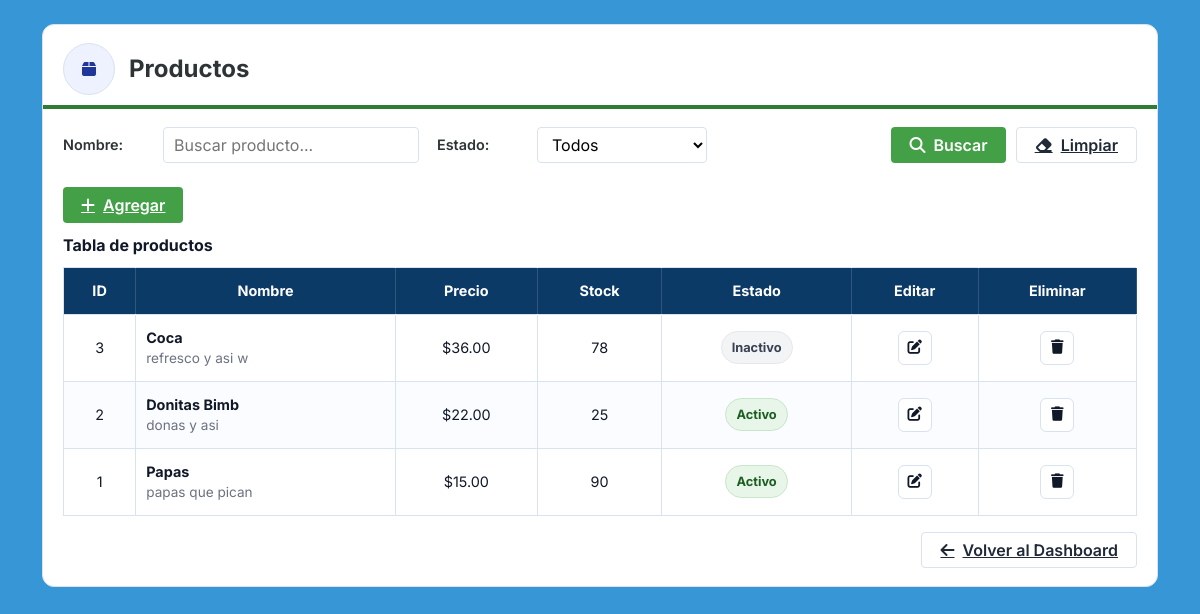
The page /productos (signed in) on the database as committed earlier.
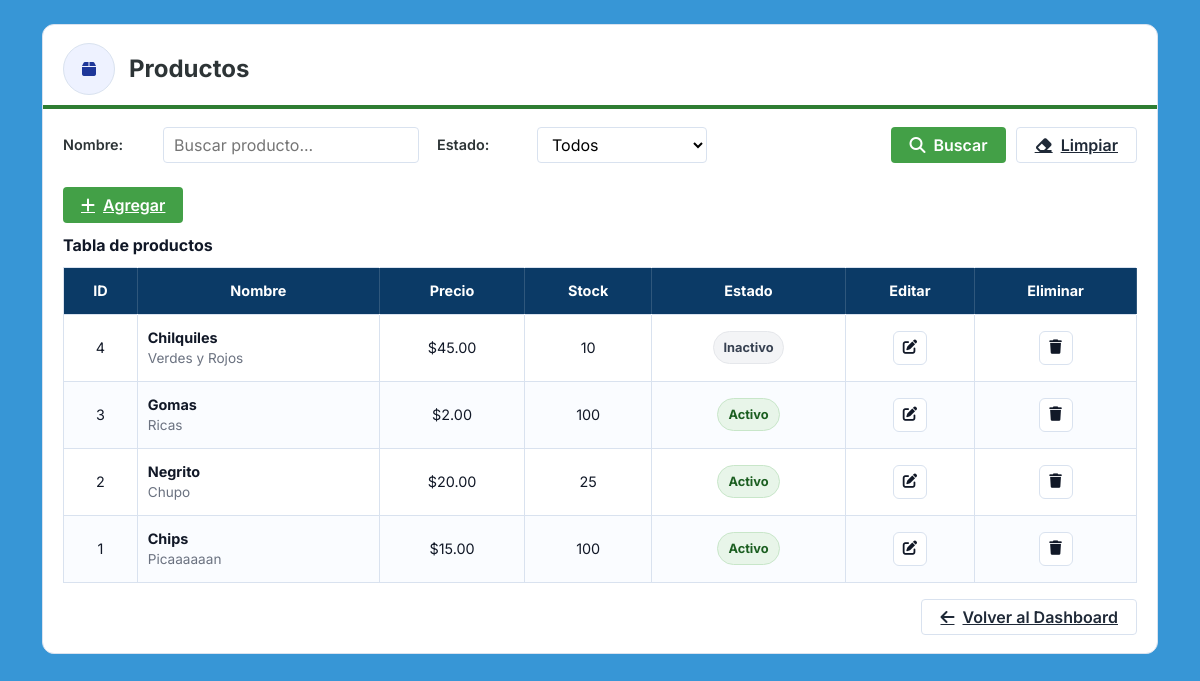
The same page on the database as committed later.
### tables this page shows
CREATE TABLE productos (
                    id INTEGER PRIMARY KEY AUTOINCREMENT,
                    nombre TEXT NOT NULL,
                    descripcion TEXT,
                    precio REAL NOT NULL,
                    stock INTEGER NOT NULL DEFAULT 0,
                    activo INTEGER NOT NULL DEFAULT 1,
                    created_at DATETIME DEFAULT CURRENT_TIMESTAMP,
                    updated_at DATETIME
                );

### app.py (the view)
@app.route('/productos')
def productos_list():
    if not require_login():
        return redirect(url_for('login'))
    q = request.args.get('q', '').strip()
    estado = request.args.get('estado', '').strip()
    min_price = request.args.get('min_price', '').strip()
    max_price = request.args.get('max_price', '').strip()
    try:
        page = int(request.args.get('page', '1'))
        if page < 1:
            page = 1
    except:
        page = 1
    PER_PAGE = 6
    offset = (page - 1) * PER_PAGE
    where = " WHERE 1=1 "
    params = []
    if q:
        where += " AND nombre LIKE ? "
        params.append(f"%{q}%")
    if estado in ('0', '1'):
        where += " AND activo = ? "
        params.append(int(estado))
    if min_price:
        try:
            where += " AND precio >= ? "
            params.append(float(min_price))
        except:
            pass
    if max_price:
        try:
            where += " AND precio <= ? "
            params.append(float(max_price))
        except:
            pass
    try:
        conn = get_connection()
        cur = conn.cursor()
        cur.execute("SELECT COUNT(*) AS c FROM productos" + where, params)
        total = cur.fetchone()['c']
        total_pages = (total + PER_PAGE - 1) // PER_PAGE
        if total_pages == 0:
            total_pages = 1
        if page > total_pages:
            page = total_pages
            offset = (page - 1) * PER_PAGE
        query = """
            SELECT id, nombre, descripcion, precio, stock, activo
            FROM productos
        """ + where + """
            ORDER BY id DESC
            LIMIT ? OFFSET ?
        """
        cur.execute(query, params + [PER_PAGE, offset])
        productos = cur.fetchall()
        conn.close()
        return render_template(
            'productos.html',
            productos=productos,
            nombre=session.get('user_name', ''),
            page=page,
            total_pages=total_pages,
            total=total
        )
    except Exception as e:
        flash(f'Error cargando productos: {str(e)}', 'danger')
        return redirect(url_for('dashboard'))

### app.py (called while the page is built)
def get_connection():
    try:
        conn = sqlite3.connect(DB_NAME)
        conn.row_factory = sqlite3.Row
        return conn
    except Exception as e:
        print(f"Error conectando a SQLite: {e}")
        return None

def require_login():
    if 'user_id' not in session:
        flash('Inicia sesión primero', 'warning')
        return False
    return True

### templates/productos.html (shortened to what this page needs)
<!DOCTYPE html>
<html lang="es">
<head>
  <link href="https://cdn.jsdelivr.net/npm/bootstrap@5.3.0/dist/css/bootstrap.min.css" rel="stylesheet">
  <link rel="stylesheet" href="https://cdnjs.cloudflare.com/ajax/libs/font-awesome/6.4.0/css/all.min.css">
</head>
<body class="p-3 p-md-4">
<div class="container">
  <div class="page-wrap">
    <div class="page-header">
      <div class="avatar"><i class="fa-solid fa-box"></i></div>
      <h4>Productos</h4>
    </div>
    <div class="green-line"></div>
    <form method="GET" action="{{ url_for('productos_list') }}" class="filters">
      <div class="filter-item">
        <label>Nombre:</label>
        <input type="text" name="q" value="{{ request.args.get('q','') }}" placeholder="Buscar producto...">
      </div>
      <div class="filter-item">
        <label>Estado:</label>
        <select name="estado">
          {% set estado = request.args.get('estado','') %}
          <option value="" {% if estado=='' %}selected{% endif %}>Todos</option>
        </select>
      </div>
      <div class="filter-actions">
        <button type="submit" class="btn-green">
          <i class="fa-solid fa-magnifying-glass"></i> Buscar
        </button>
        <a href="{{ url_for('productos_list') }}" class="btn-outline">
          <i class="fa-solid fa-eraser"></i> Limpiar
        </a>
      </div>
    </form>
    <div class="tools-row">
      <a class="btn-green" href="{{ url_for('productos_nuevo') }}" title="Nuevo Producto">
        <i class="fa-solid fa-plus"></i> Agregar
      </a>
    </div>
    <div class="results-label">Tabla de productos</div>
    <div class="table-wrap">
      <table>
        <thead>
          <tr>
            <th>ID</th>
            <th>Nombre</th>
            <th>Precio</th>
            <th>Stock</th>
            <th>Estado</th>
            <th>Editar</th>
            <th>Eliminar</th>
          </tr>
        </thead>
        <tbody>
          {% for p in productos %}
            <tr>
              <td>{{ p[0] }}</td>
              <td style="text-align:left;">
                <div style="font-weight:700;">{{ p[1] }}</div>
                <div style="color:var(--muted); font-size:0.85rem;">{{ p[2] }}</div>
              </td>
              <td>${{ '%.2f'|format(p[3]) }}</td>
              <td>{{ p[4] }}</td>
              <td>
                {% if p[5] == 1 %}
                  <span class="badge-status active-badge">Activo</span>
                {% else %}
                  <span class="badge-status inactive-badge">Inactivo</span>
                {% endif %}
              </td>
              <td>
                <a class="icon-btn icon-edit"
                   href="{{ url_for('productos_editar', producto_id=p[0]) }}"
                   title="Editar">
                  <i class="fa-solid fa-pen-to-square"></i>
                </a>
              </td>
              <td>
                <form method="POST"
                      action="{{ url_for('productos_eliminar', producto_id=p[0]) }}"
                      onsubmit="return confirm('¿Eliminar este producto?');"
                      style="display:inline;">
                  <button type="submit" class="icon-btn icon-del" title="Eliminar">
                    <i class="fa-solid fa-trash"></i>
                  </button>
                </form>
              </td>
            </tr>
          {% else %}
            <tr>
              <td colspan="7" style="padding:20px; color:var(--muted);">
                No hay productos registrados.
              </td>
            </tr>
          {% endfor %}
        </tbody>
      </table>
      <div class="mt-3 d-flex justify-content-end">
        <a href="{{ url_for('dashboard') }}" class="btn-outline">
          <i class="fa-solid fa-arrow-left"></i> Volver al Dashboard
        </a>
      </div>
    </div>
  </div>
</div>
</body>
</html>

### templates/productos.html (style rules this page uses)
:root { --green:#2e7d32; --green-2:#43a047; --blue:#0b3a66; --bg:#3796d6; --border:#d9e2ef; --text:#2d3436; --muted:#6b7280; }
body { font-family:'Inter',sans-serif; background: var(--bg); color: var(--text); }
.page-wrap { background:#fff; border:1px solid var(--border); border-radius:12px; overflow:hidden; }
.page-header { display:flex; align-items:center; gap:14px; padding:18px 20px 10px 20px; }
.page-header .avatar { width:52px;height:52px; border-radius:50%; background:#eef2ff; display:flex; align-items:center; justify-content:center; color:#1e3799; border:1px solid var(--border); }
.page-header h4 { margin:0; font-weight:700; }
.green-line { height:4px; background: var(--green); }
.filters { padding:18px 20px; display:flex; flex-wrap:wrap; gap:14px 18px; align-items:flex-end; }
.filter-item { display:flex; align-items:center; gap:10px; min-width: 260px; }
.filter-item label { width:90px; color: var(--text); font-weight:600; font-size:0.9rem; }
.filter-item input, .filter-item select { height:36px; border:1px solid var(--border); border-radius:4px; padding:0 10px; outline:none; min-width: 170px; background:#fff; }
.filter-actions { display:flex; gap:10px; margin-left:auto; }
.btn-green { background: var(--green-2); border: none; color:#fff; height:36px; padding:0 18px; border-radius:4px; font-weight:600; display:inline-flex; align-items:center; gap:8px; }
.btn-outline { background:#fff; border:1px solid var(--border); color:#1f2937; height:36px; padding:0 18px; border-radius:4px; font-weight:600; display:inline-flex; align-items:center; gap:8px; }
.tools-row { padding: 6px 20px 0 20px; display:flex; align-items:center; gap:10px; }
.results-label { padding: 10px 20px; color:#111827; font-weight:700; }
.table-wrap { padding: 0 20px 18px 20px; }
table { width:100%; border-collapse:collapse; border:1px solid var(--border); }
thead th { background: var(--blue); color:#fff; padding:12px 10px; font-size:0.9rem; text-align:center; border-right:1px solid rgba(255,255,255,0.15); font-weight:700; }
tbody td { padding:12px 10px; border-top:1px solid var(--border); border-right:1px solid var(--border); text-align:center; font-size:0.9rem; color:#111827; }
tbody tr:nth-child(even) { background:#fafcff; }
.badge-status { padding:6px 10px; border-radius:999px; font-weight:700; font-size:0.8rem; display:inline-block; border:1px solid var(--border); }
.active-badge { background:#e8f5e9; color:#1b5e20; border-color:#c8e6c9; }
.inactive-badge { background:#f3f4f6; color:#374151; border-color:#e5e7eb; }
.icon-btn { width:34px;height:34px; border-radius:6px; border:1px solid var(--border); background:#fff; display:inline-flex; align-items:center; justify-content:center; cursor:pointer; text-decoration:none; }
.icon-edit i { color:#111827; }
.icon-del i { color:#111827; }

Rows that differ between the two databases and show on the page:
added productos: id "4", nombre "Chilquiles", descripcion "Verdes y Rojos", precio "45.00", stock "10", activo "Inactivo"
changed productos id 3: nombre "Coca" → "Gomas"; descripcion "refresco y asi w" → "Ricas"; precio "36.00" → "2.00"; stock "78" → "100"; activo "Inactivo" → "Activo"
changed productos id 2: nombre "Donitas Bimb" → "Negrito"; descripcion "donas y asi" → "Chupo"; precio "22.00" → "20.00"
changed productos id 1: nombre "Papas" → "Chips"; descripcion "papas que pican" → "Picaaaaaan"; stock "90" → "100"
